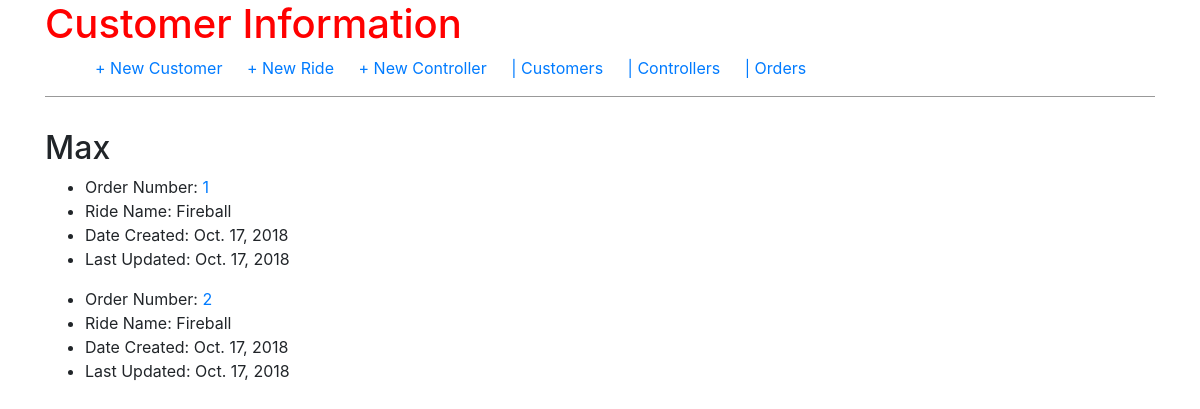
The app's page /customer/1/orders, older data.
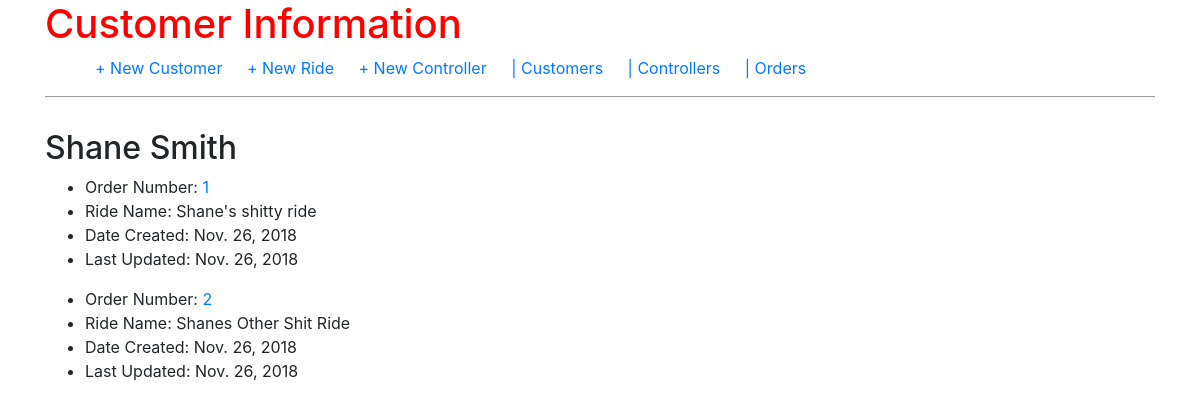
The same page, newer data.
### orders/models.py (models this page shows, shortened)
class Customer(models.Model):
    customer_name = models.CharField(max_length=100)
    customer_phone_number = models.CharField(max_length=10)
    customer_email = models.EmailField()
    customer_business_name = models.CharField(max_length=200)

class Order(models.Model):
    order_number = models.AutoField(primary_key=True)
    customer_number = models.ForeignKey(Customer, on_delete=models.CASCADE, related_name='orders')
    date_created = models.DateField(auto_now_add=True)
    last_updated = models.DateField(auto_now=True)
    description = models.CharField(max_length=200, null=True, blank=True)
    ride = models.ForeignKey(Ride, on_delete=models.CASCADE, related_name='orders', null=True)

class Ride(models.Model):
    ride_name = models.CharField(max_length=100)
    def __str__(self):
        return self.ride_name

### orders/views.py (the view)
# urls.py: path('customer/<int:pk>/orders', views.CustomerOrdersView.as_view(), name='customer_orders'),
class CustomerOrdersView(DetailView):
    model = Customer
    template_name = 'customer_orders.html'

### templates/customer_orders.html
{% extends 'base.html' %}
{% block content %}
<h2>{{ customer.customer_name }}</h2>
{% for order in customer.orders.all %}
<ul>
        <li>Order Number: <a href="{% url 'order_detail' order.pk %}"> {{ order.pk }} </a></li>
        <li>Ride Name: {{ order.ride }}</li>
        <li>Date Created: {{ order.date_created }}</li>
        <li>Last Updated: {{ order.last_updated }}</li>
</ul>
{% endfor %}
{% endblock content %}

Row changes from the older to the newer data that the page shows:
changed Customer: customer_name "Max" → "Shane Smith"
changed Order id 1: ride "Fireball" → "Shane's shitty ride"; date_created "Oct. 17, 2018" → "Nov. 26, 2018"; last_updated "Oct. 17, 2018" → "Nov. 26, 2018"
changed Order id 2: ride "Fireball" → "Shanes Other Shit Ride"; date_created "Oct. 17, 2018" → "Nov. 26, 2018"; last_updated "Oct. 17, 2018" → "Nov. 26, 2018"
